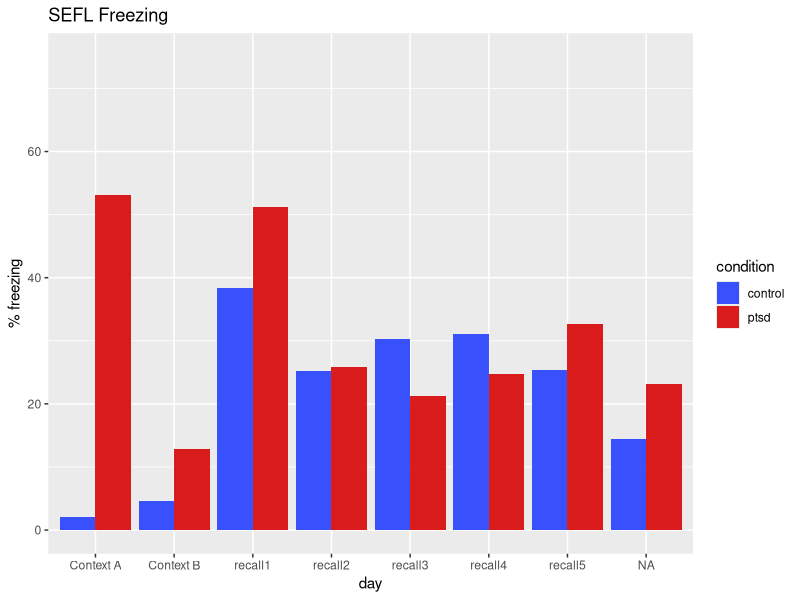
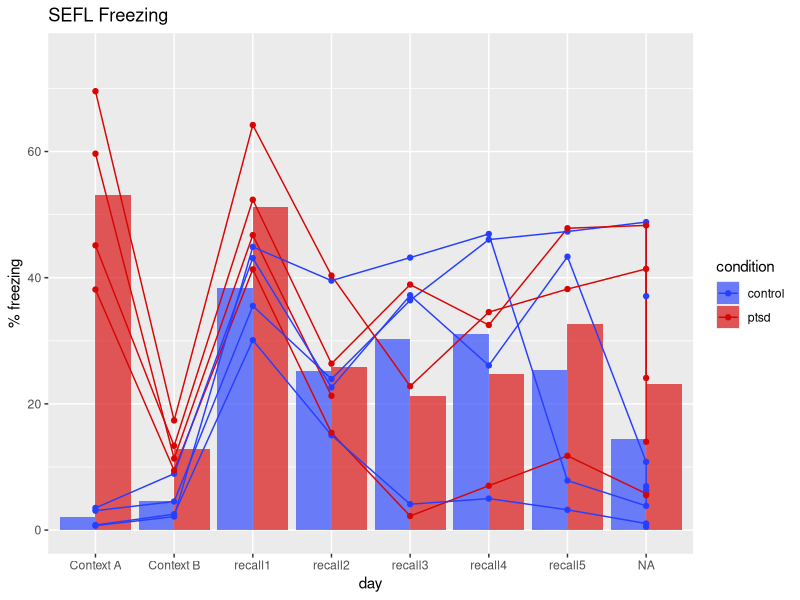
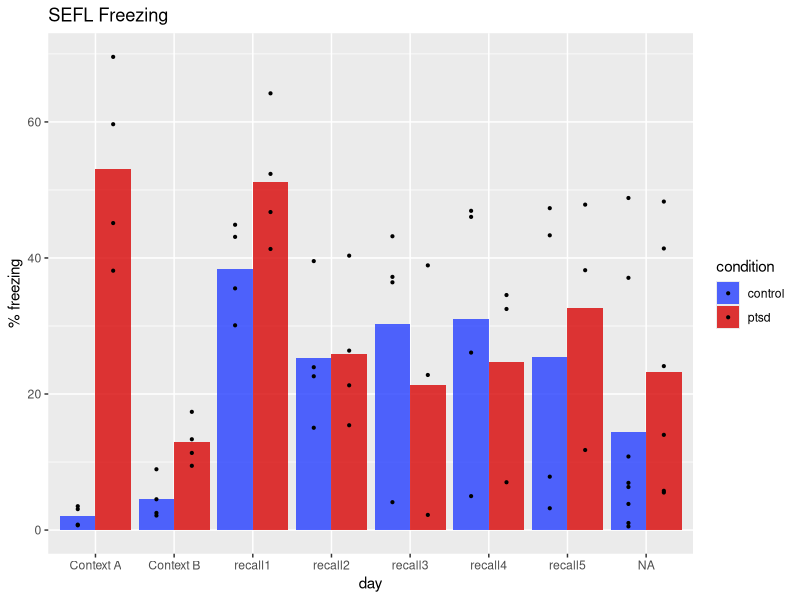
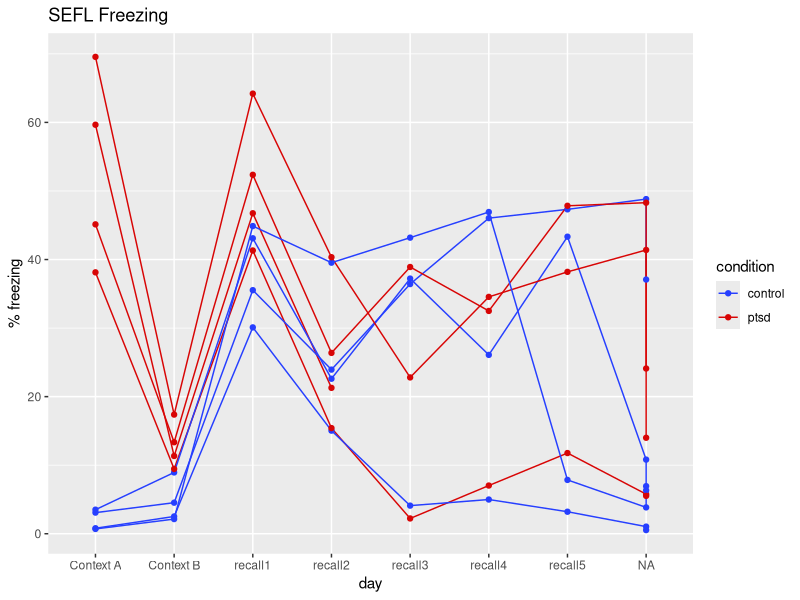

Here is the R script that generated these plots, in order:
## ---- chunk 1
library(ggplot2)
library(readr)
library(tidyr)
## ---- chunk 2
data <- read_csv("PTSD1_freezing.csv")
cohort <- "PTSD1"
data_wide <- spread(data, day, freezing)
head(data)
head(data_wide)
## ---- chunk 3
data$day <- factor(data$day, levels = c("sefla", "seflb", "recall1", "recall2", "recall3", "recall4", "recall5"
                                        ))
## ---- chunk 4
#select the colors which will be associated with each group using universal color codes
group.colors = c(control = "#263FFF", ptsd = "#D80505")


#This will plot the grouped bar plot
groupedbar <- ggplot(data, aes(fill=condition, y=freezing, x=day)) + 
    geom_bar(position="dodge", stat="summary", fun.y = "mean", alpha=.9) +
    ggtitle("SEFL Freezing") + ylab("% freezing") + ylim(c(0,75)) +
    scale_x_discrete(labels=c("sefla" = "Context A", "seflb" = "Context B")) + scale_fill_manual(values=group.colors) + scale_color_manual(values=group.colors)

#This will plot the averages in a bar plot then plot the lines for each mouse ID
groupedbar_line <- ggplot(data, aes(fill=condition, y=freezing, x=day)) + 
    geom_bar(position="dodge", stat="summary", fun.y = "mean", alpha=.65)+
    geom_line(aes(x=day, y=freezing, group=id, colour=condition)) + 
    geom_point(aes(x=day, y=freezing, group=id, colour=condition))+
    ggtitle("SEFL Freezing") + ylab("% freezing") + ylim(c(0,75)) +
    scale_x_discrete(labels=c("sefla" = "Context A", "seflb" = "Context B")) + scale_fill_manual(values=group.colors) + scale_color_manual(values=group.colors)

#This will plot the grouped bar plot plus the individual points
groupedbar_points <- ggplot(data, aes(fill=condition, y=freezing, x=day)) + 
    geom_bar(position="dodge", stat="summary", fun.y = "mean", alpha=.8) +
    geom_point(aes(y=freezing, x=day),
           stat="identity",
           position = position_dodge(width = .9),
           alpha=1,
           size=.75) +
    ggtitle("SEFL Freezing") + ylab("% freezing") +
    scale_x_discrete(labels=c("sefla" = "Context A", "seflb" = "Context B")) + scale_fill_manual(values=group.colors) + scale_color_manual(values=group.colors)
    
#This will plot just the line plots for each mouse, color coded by group
line_by_id <- ggplot(data=data, aes(x=day, y=freezing, group=id, colour=condition)) + geom_line() + geom_point() +
    ggtitle("SEFL Freezing") + ylab("% freezing") +
    scale_x_discrete(labels=c("sefla" = "Context A", "seflb" = "Context B")) + scale_fill_manual(values=group.colors) + scale_color_manual(values=group.colors)
## ---- chunk 5
groupedbar

groupedbar_line

groupedbar_points

line_by_id
